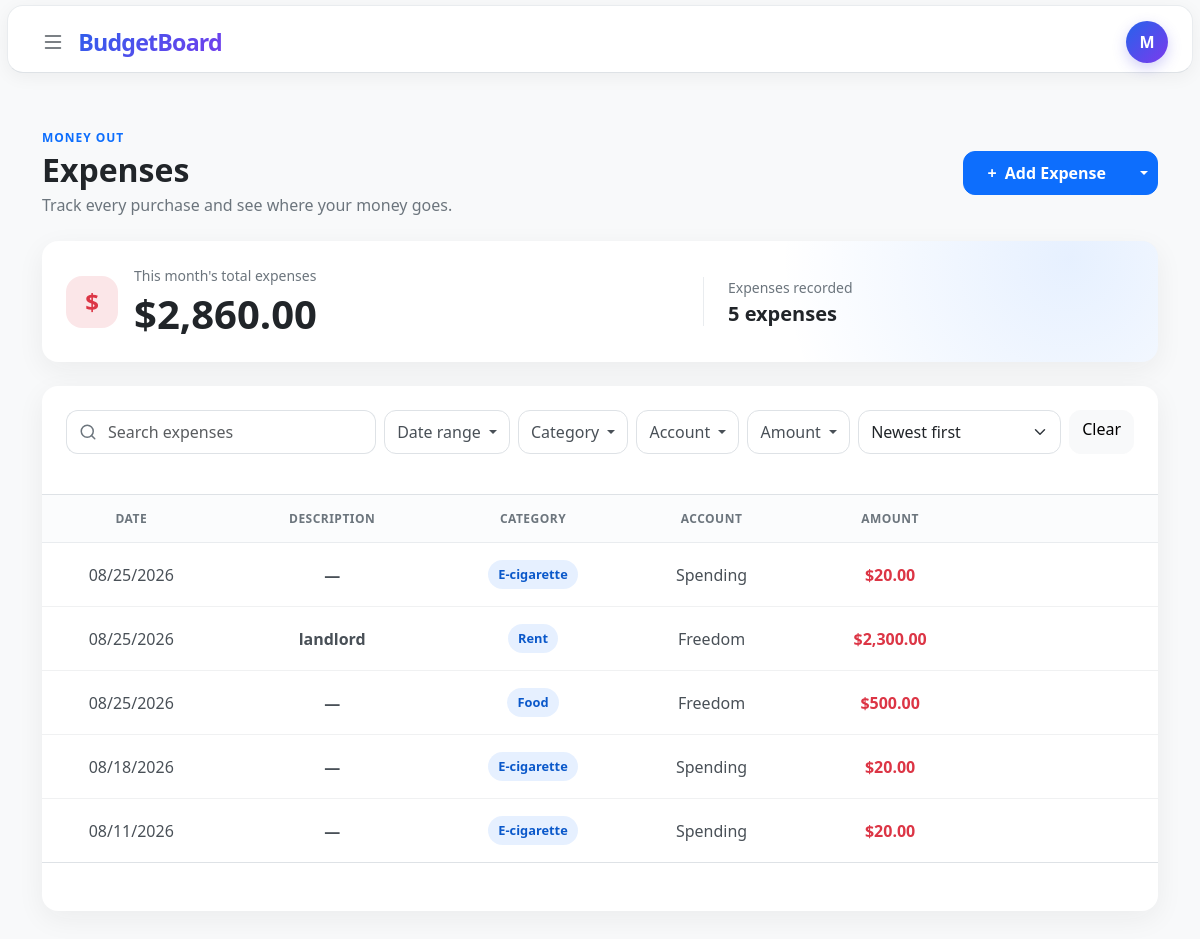
/expenses (signed in), run on the app's committed database.
### tables this page shows
CREATE TABLE expenses (
    id INTEGER PRIMARY KEY AUTOINCREMENT,
    user_id INTEGER NOT NULL,
    amount NUMERIC NOT NULL,
    category_id INTEGER NOT NULL,
    description TEXT,
    account_id INTEGER NOT NULL,
    date DATETIME NOT NULL DEFAULT CURRENT_TIMESTAMP,
    added_at DATETIME NOT NULL DEFAULT CURRENT_TIMESTAMP,

    FOREIGN KEY (user_id) REFERENCES users(id),
    FOREIGN KEY (category_id) REFERENCES categories(id),
    FOREIGN KEY (account_id) REFERENCES accounts(id)
);

CREATE TABLE categories (
    id INTEGER PRIMARY KEY AUTOINCREMENT,
    user_id INTEGER NOT NULL,
    name TEXT NOT NULL COLLATE NOCASE,
    type TEXT NOT NULL CHECK (
        type IN ('income', 'expense')
    ),
    created_at DATETIME NOT NULL DEFAULT CURRENT_TIMESTAMP,

    FOREIGN KEY (user_id) REFERENCES users(id),
    UNIQUE (user_id, name, type)
);

CREATE TABLE accounts(
    id INTEGER PRIMARY KEY AUTOINCREMENT,
    user_id INTEGER NOT NULL,
    name TEXT NOT NULL,
    type TEXT NOT NULL CHECK (
        type IN (
            'checking',
            'savings',
            'cash',
            'credit card',
            'investment',
            'other'
        )
    ),
    bank TEXT,
    created_at DATETIME NOT NULL DEFAULT CURRENT_TIMESTAMP, active INTEGER NOT NULL DEFAULT 1
CHECK (active IN (0, 1)),

    FOREIGN KEY (user_id) REFERENCES users(id)
);

### app.py (the view, shortened to what this page needs)
@app.route("/expenses", defaults={"limit": "10"}, methods=["GET", "POST"])
@app.route("/expenses/<limit>", methods=["GET", "POST"])
@login_required
def expenses(limit):
    action = (request.form.get("action") or "").strip()
    if request.method == "GET":
        process_recurrent_events(db, session["user_id"])
    return transaction_page(db, "expenses", limit)

### templates/expenses.html (shortened to what this page needs)
{% extends "layout.html" %}
{% from "_transaction_rows.html" import transaction_rows %}
{% block main %}
    <section class="income-page expense-page py-4 py-lg-5">
        <div class="container-xl">
            <div class="d-flex flex-column flex-sm-row align-items-sm-center justify-content-between gap-3 mb-4">
                <div>
                    <p class="income-eyebrow mb-1">Money out</p>
                    <h1 class="h2 fw-bold mb-1">Expenses</h1>
                    <p class="text-secondary mb-0">Track every purchase and see where your money goes.</p>
                </div>
                <div class="btn-group income-add-group align-self-start align-self-sm-center">
                    <button
                        class="btn btn-primary px-4"
                        type="button"
                        data-bs-toggle="modal"
                        data-bs-target="#addTransactionModal"
                    >
                        <span class="me-1" aria-hidden="true">+</span> Add Expense
                    </button>
                    <button
                        class="btn btn-primary dropdown-toggle dropdown-toggle-split"
                        type="button"
                        data-bs-toggle="dropdown"
                        aria-expanded="false"
                    >
                    </button>
                </div>
            </div>
            <div class="card income-summary-card border-0 mb-4">
                <div class="card-body p-4">
                    <div class="row align-items-center g-4">
                        <div class="col-sm-7">
                            <div class="d-flex align-items-center gap-3">
                                <div class="income-summary-icon expense-summary-icon" aria-hidden="true">$</div>
                                <div>
                                    <p class="text-secondary small mb-1">This month's total expenses</p>
                                    <p class="display-6 fw-bold mb-0">{{ summary["total"] | usd }}</p>
                                </div>
                            </div>
                        </div>
                        <div class="col-sm-5">
                            <div class="income-summary-detail ps-sm-4">
                                <p class="text-secondary small mb-1">Expenses recorded</p>
                                <p class="h5 fw-semibold mb-0">
                                    {{ summary["count"] }}
                                    {{ "expense" if summary["count"] == 1 else "expenses" }}
                                </p>
                            </div>
                        </div>
                    </div>
                </div>
            </div>
            <div class="card income-list-card border-0" id="transaction-results-card">
                <div class="card-body p-0">
                    <form
                        id="transaction-filter-form"
                        class="p-3 p-lg-4 border-bottom"
                        action="{{ url_for('expenses') }}"
                        method="get"
                    >
                        <div class="row g-2 align-items-center">
                            <div class="col-12 col-xl">
                                <div class="input-group income-search">
                                    <span class="input-group-text bg-white border-end-0 text-secondary" aria-hidden="true">
                                        <svg width="18" height="18" viewBox="0 0 24 24" fill="none" stroke="currentColor" stroke-width="2" stroke-linecap="round" stroke-linejoin="round">
                                            <circle cx="11" cy="11" r="8"></circle>
                                            <path d="m21 21-4.35-4.35"></path>
                                        </svg>
                                    </span>
                                    <input
                                        class="form-control border-start-0 ps-0"
                                        id="transaction-search-input"
                                        name="q"
                                        type="search"
                                        value="{{ filters['q'] }}"
                                        placeholder="Search expenses"
                                        aria-label="Search expenses"
                                    >
                                </div>
                            </div>
                            <div class="col-6 col-sm-auto dropdown">
                                <button class="btn btn-outline-secondary w-100 dropdown-toggle" type="button" data-bs-toggle="dropdown" data-bs-auto-close="outside" aria-expanded="false">
                                    Date range
                                </button>
                            </div>
                            <div class="col-6 col-sm-auto dropdown">
                                <button class="btn btn-outline-secondary w-100 dropdown-toggle" type="button" data-bs-toggle="dropdown" data-bs-auto-close="outside" aria-expanded="false">
                                    Category
                                </button>
                            </div>
                            <div class="col-6 col-sm-auto dropdown">
                                <button class="btn btn-outline-secondary w-100 dropdown-toggle" type="button" data-bs-toggle="dropdown" data-bs-auto-close="outside" aria-expanded="false">
                                    Account
                                </button>
                            </div>
                            <div class="col-6 col-sm-auto dropdown">
                                <button class="btn btn-outline-secondary w-100 dropdown-toggle" type="button" data-bs-toggle="dropdown" data-bs-auto-close="outside" aria-expanded="false">
                                    Amount
                                </button>
                            </div>
                            <div class="col-12 col-sm-auto">
                                <select class="form-select income-sort-select" id="expense-sort" name="sort">
                                    <option value="newest" {% if filters["sort"] == "newest" %}selected{% endif %}>Newest first</option>
                                </select>
                            </div>
                            <div class="col-12 col-sm-auto">
                                <a
                                    class="btn btn-light w-100 income-filter-clear"
                                    id="transaction-filter-clear"
                                    href="{{ url_for('expenses') }}"
                                >
                                    Clear
                                </a>
                            </div>
                        </div>
                    </form>
                    <div class="table-responsive">
                        <table class="table income-table align-middle mb-0">
                            <colgroup>
                                <col class="income-col-standard">
                                <col class="income-col-description">
                                <col class="income-col-standard">
                                <col class="income-col-account">
                                <col class="income-col-standard">
                                <col class="income-col-actions">
                            </colgroup>
                            <thead>
                                <tr>
                                    <th scope="col">Date</th>
                                    <th scope="col">Description</th>
                                    <th scope="col">Category</th>
                                    <th scope="col">Account</th>
                                    <th class="income-amount-column" scope="col">Amount</th>
                                    <th class="transaction-action-column" scope="col">
                                    </th>
                                </tr>
                            </thead>
                            <tbody id="transaction-results-body">
                                {{ transaction_rows(
                                    entries,
                                    accounts,
                                    transaction_page_url,
                                    transaction_amount_class,
                                    transaction_empty_message,
                                    "expense-category-options"
                                ) }}
                            </tbody>
                        </table>
                    </div>
                    <div class="text-center p-4 border-top" id="transaction-pagination">
                    </div>
                </div>
            </div>
        </div>
    </section>
{% endblock %}

### templates/_transaction_rows.html (shortened to what this page needs)
{% macro transaction_rows(entries, accounts, transaction_page_url, amount_class, empty_message, category_list_id) %}
    {% for entry in entries %}
        {% set editor_target = '.transaction-item-' ~ entry['id'] %}
        <tr class="transaction-row">
            <td>
                <div class="collapse show {{ editor_target[1:] }}">
                    <span class="text-nowrap">{{ entry["display_date"] }}</span>
                </div>
            </td>
            <td>
                <div class="collapse show {{ editor_target[1:] }}">
                    <span class="fw-semibold">{{ entry["description"] or "—" }}</span>
                </div>
            </td>
            <td>
                <div class="collapse show {{ editor_target[1:] }}">
                    <span class="income-category">{{ entry["category"] }}</span>
                </div>
            </td>
            <td>
                <div class="collapse show {{ editor_target[1:] }}">
                    {{ entry["account"] }}
                </div>
            </td>
            <td class="income-amount-column fw-semibold {{ amount_class }}">
                <div class="collapse show {{ editor_target[1:] }}">
                    {{ entry["amount"] | usd }}
                </div>
            </td>
            <td class="transaction-action-column">
                <div class="collapse show {{ editor_target[1:] }}">
                </div>
            </td>
        </tr>
    {% else %}
        <tr>
            <td class="text-center text-secondary py-5" colspan="6">
                {{ empty_message }}
            </td>
        </tr>
    {% endfor %}
{% endmacro %}

### data on the page
expenses: display_date "08/25/2026", entry "—", category "E-cigarette", account "Spending", amount "$20.00"
expenses: display_date "08/25/2026", description "landlord", category "Rent", account "Freedom", amount "$2,300.00"
expenses: display_date "08/25/2026", entry "—", category "Food", account "Freedom", amount "$500.00"
expenses: display_date "08/18/2026", entry "—", category "E-cigarette", account "Spending", amount "$20.00"
expenses: display_date "08/11/2026", entry "—", category "E-cigarette", account "Spending", amount "$20.00"

### other printed values
{{ session.get("username", "U")[0] | upper }} "M"
{{ summary["total"] | usd }} "$2,860.00"
{{ summary["count"] }} "5"
{{ "expense" if summary["count"] == 1 else "expenses" }} "expenses"
